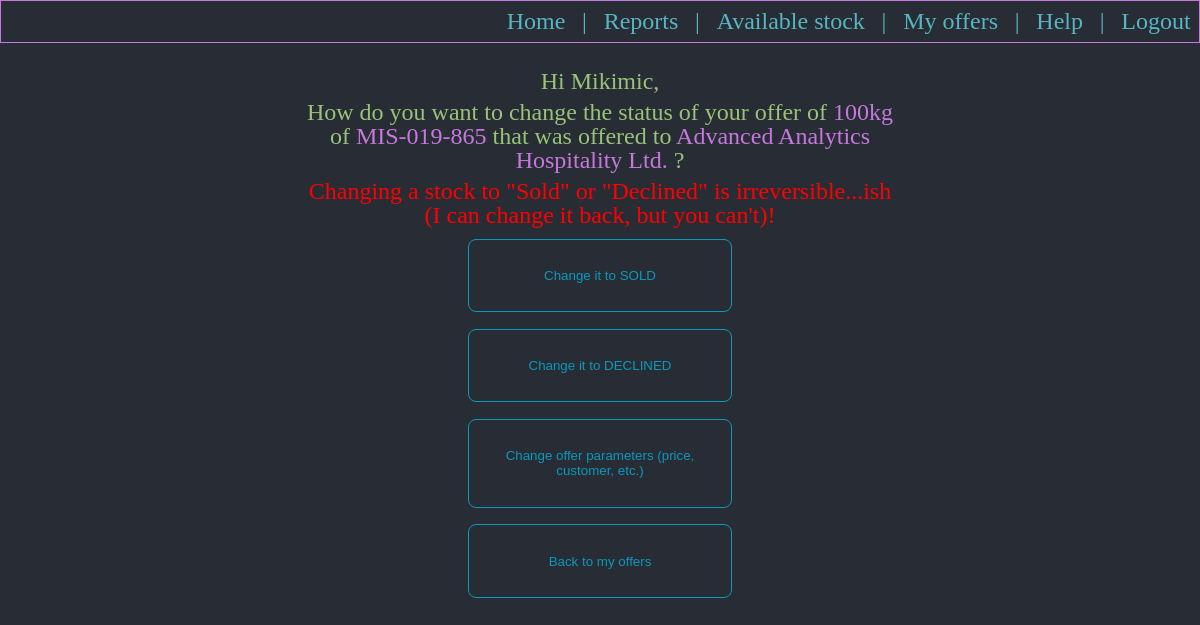
The page /changeofferedstatus/1 (signed in) on the database its author committed.
### aged/models.py (models this page shows, shortened)
class OffersLog(models.Model):
    sales_rep_that_made_the_offer = models.ForeignKey(User, null=True, on_delete=models.SET_NULL)
    offered_stock = models.ForeignKey(AvailableStock, null=True, on_delete=models.SET_NULL)
    offered_product = models.ForeignKey(Products, on_delete=models.RESTRICT)
    customer_that_received_offer = models.ForeignKey(Customers, on_delete=models.RESTRICT)
    offered_sold_or_declined_quantity_kg = models.IntegerField()
    STATUS_CHOICES = ( ('Offered', 'Offered'), ('Declined', 'Declined'), ('Sold', 'Sold'), ('Offer Expired', 'Offer Expired'))
    offer_status = models.CharField(max_length=20, choices=STATUS_CHOICES)
    discount_offered_percents = models.DecimalField(max_digits=5, decimal_places=2)
    price_per_kg_offered = models.DecimalField(max_digits=7, decimal_places=2)
    date_of_offer = models.DateField()
    expiration_date_of_offer = models.DateField(null=True, blank=True)
    date_of_outcome = models.DateField(null=True, blank=True)
    stock_expired = models.BooleanField(default=False)
    class Meta:
        verbose_name_plural = 'Offers log'

class Products(models.Model):
    cod_material = models.CharField(max_length=100)
    description = models.CharField(max_length=200, null=True, blank=True)
    product_brand = models.ForeignKey(Brands, null=True, blank=True, on_delete=models.SET_NULL)
    product_material_type = models.ForeignKey(MaterialType, null=True, blank=True, on_delete=models.SET_NULL)
    class Meta:
        verbose_name_plural = 'Products'

class Customers(models.Model):
    customer_name = models.CharField(max_length=100)
    customer_number = models.IntegerField()
    salesperson_owning_account = models.ForeignKey(User, null=True, blank=True, on_delete=models.SET_NULL)
    allocated_customer_service_rep = models.ForeignKey(CustomerService, null=True, blank=True, on_delete=models.SET_NULL)
    STATUS_CHOICES = ( ('Active', 'Active'), ('Inactive', 'Inactive'), )
    customer_status = models.CharField(max_length=10, choices=STATUS_CHOICES)
    class Meta:
        verbose_name_plural = 'Customers'

### aged/views.py (the view, shortened to what this page needs)
# urls.py: path('changeofferedstatus/<str:offer_id>', views.changeofferedstatus, name='changeofferedstatus'),
@login_required
def changeofferedstatus(request, offer_id):
    offeredObject = OffersLog.objects.filter(id=offer_id).get()
    if request.method == 'GET':
        return render(request, 'aged/changeofferedstatus.html', {'object':offeredObject})

### aged/templates/aged/changeofferedstatus.html (shortened to what this page needs)
{% extends 'aged/base.html' %}
{% block body %}
<div class="div_menu_no_border">
  <p class="p_menu">Hi {{user}}, </p>
  <p class="p_menu">How do you want to change the status of your offer of <span style="color:#c678dd"> {{ object.offered_sold_or_declined_quantity_kg }}kg </span>of<span style="color:#c678dd"> {{ object.offered_product.cod_material }} </span>that was offered to <span style="color:#c678dd"> {{ object.customer_that_received_offer.customer_name }}</span> ?</p>
  <p class="p_menu" style = "color:red"> Changing a stock to "Sold" or "Declined" is irreversible...ish (I can change it back, but you can't)!  </p>
  <form class=""  method="post" style="display:flex; flex-direction:column">
    <button type="submit" name="sold" value="1" class="but_change_status">Change it to SOLD</button>
    <button type="submit" name="declined" value="1" class="but_change_status">Change it to DECLINED</button>
    <button type="submit" name="changeOfferRedirect" value="1" class="but_change_status">Change offer parameters (price, customer, etc.)</button>
    <button type="submit" name="return" value="1" class="but_change_status">Back to my offers</button>
  </form>
</div>
{% endblock %}

### aged/static/aged/css/home.css (style rules this page uses)
html, body, div, span, applet, object, iframe, h1, h2, h3, h4, h5, h6, p, blockquote, pre, a, abbr, acronym, address, big, cite, code, del, dfn, em, img, ins, kbd, q, s, samp, small, strike, strong, sub, sup, tt, var, b, u, i, center, dl, dt, dd, ol, ul, li, fieldset, form, label, legend, table, caption, tbody, tfoot, thead, tr, th, td, article, aside, canvas, details, embed, figure, figcaption, footer, header, hgroup, menu, nav, output, ruby, section, summary, time, mark, audio, video { margin: 0; padding: 0; border: 0; font-size: 100%; font: inherit; vertical-align: baseline; }
body { line-height: 1; }
body { background-color: #282c34; height: 100vh; display: flex; flex-direction: column; justify-content: space-between; font-size: 150%; }
p, pre { color: #98c379 }
.div_menu, .div_menu_no_border { display: flex; flex-direction: column; text-align: center; align-items: center; margin: 0.5%; padding: 0.5%; }
.p_menu { width: 50%; margin: 0.3%; }
.but_change_status { padding:10%; margin:3%; border: solid 0.5px #0A99bbff; border-radius: 8px; background:rgba(0,0,0,0); color:#0A99bbff; }

### rows shown on the page
OffersLog: offered_sold_or_declined_quantity_kg "100", offered_product.cod_material "MIS-019-865", customer_that_received_offer.customer_name "Advanced Analytics Hospitality Ltd."

### other values the page prints
{{ user }} "Mikimic"
